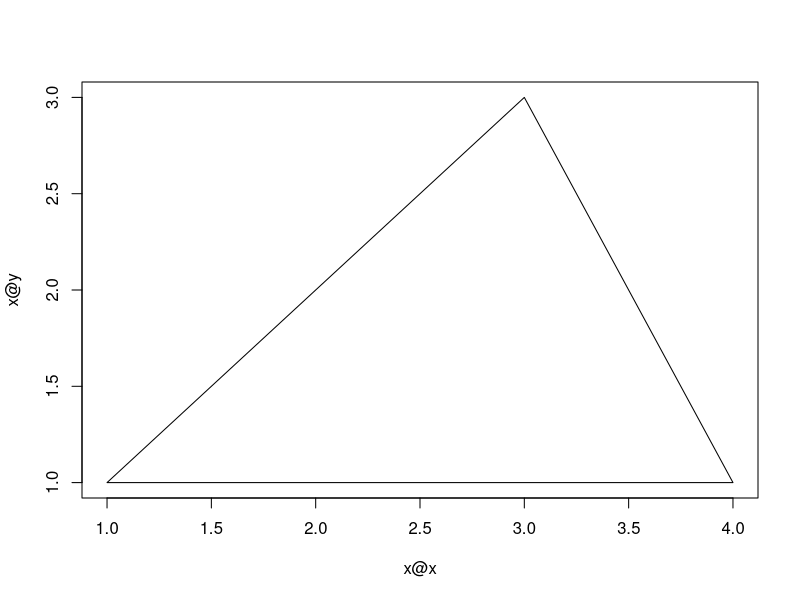

Reproduce this figure in R.
library(methods)
#name of function, type(s) it holds
#in this case x and y are vectors of coordinates
setClass("polygon", representation(x = "numeric", 
                                      y = "numeric"))

#name of generic you want to implement for the new class
setMethod("plot", "polygon",
          #the function call must exactly match the original function (plot)
          function(x, y, ...){
            #define your function here
            plot(x@x, x@y, type = "n", ...) #match xs and ys to create coordinates
            xp <- c(x@x, x@x[1]) #create an x point by grabbing x vector and then first item in it
            yp <- c(x@y, x@y[1]) #create a y point
            lines(xp, yp) #draw lines between each point (xp, yp)
          })

test = new("polygon", x = c(1, 2, 3, 4), y = c(1, 2, 3, 1))
#points (1,1) (2,2) (3,3) (4,1)
plot(test)
